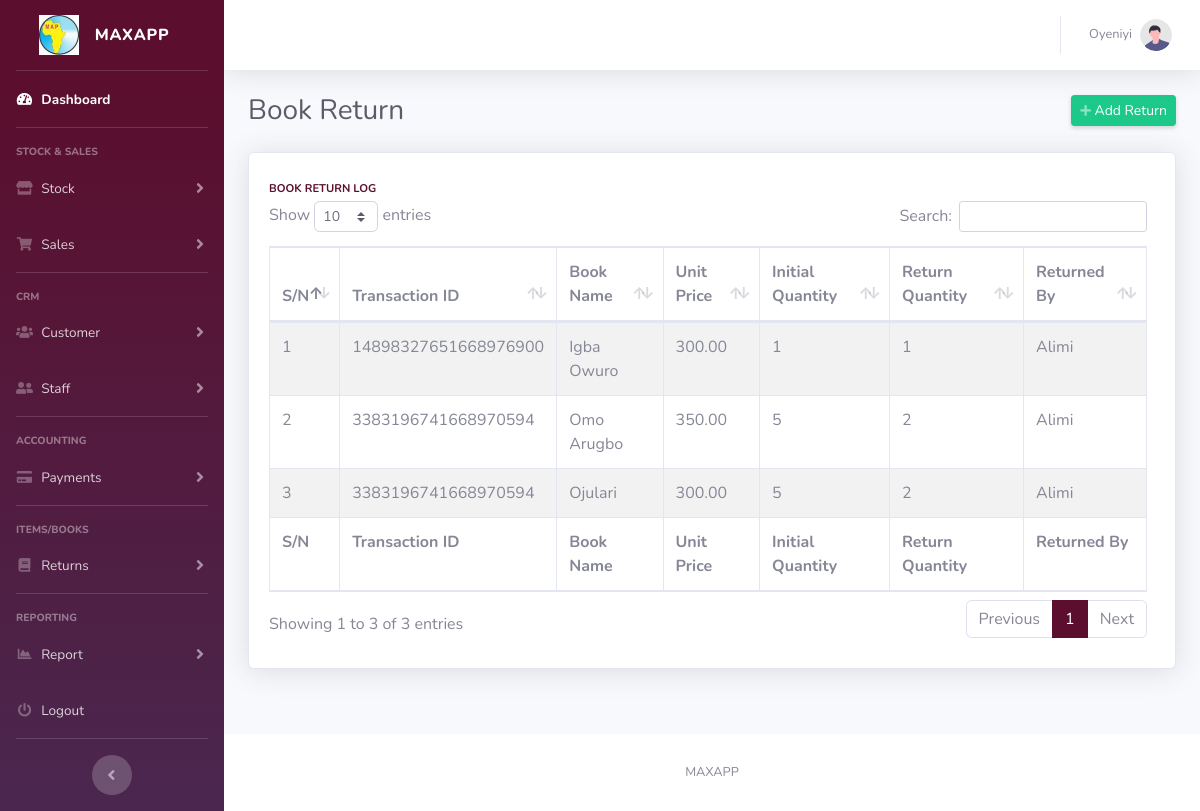
The page /return.php (signed in) on the database its author committed.
### tables this page shows
CREATE TABLE `returns_table` (
  `return_id` bigint(20) NOT NULL,
  `transaction_ref` varchar(100) NOT NULL,
  `item_no` bigint(20) NOT NULL,
  `item_price` decimal(15,2) NOT NULL,
  `initial_qty` int(11) NOT NULL,
  `return_qty` int(11) NOT NULL,
  `return_staff` varchar(200) NOT NULL,
  `return_date` datetime NOT NULL DEFAULT current_timestamp()
);

CREATE TABLE `stocks_table` (
  `stock_id` bigint(20) NOT NULL,
  `category_name` varchar(500) NOT NULL,
  `stock_no` varchar(20) NOT NULL,
  `stock_name` varchar(500) NOT NULL,
  `stock_description` varchar(2000) NOT NULL,
  `stock_retail_price` decimal(16,2) NOT NULL,
  `stock_sale_price` decimal(16,2) NOT NULL,
  `stock_quantity` bigint(20) NOT NULL,
  `stock_author` varchar(1000) NOT NULL,
  `add_date` datetime NOT NULL DEFAULT current_timestamp()
);

### classes/DataConnect.class.php (called while the page is built, shortened)
<?php
    class DataConnect{
        protected function connect(){
            $this->servername = "localhost";
            $this->username = "root";
            $this->password = "";
            $this->dbname = "maxventory";
            $datasourcename = 'mysql:host='.$this->servername.';dbname='.$this->dbname;
            $konet = new PDO($datasourcename, $this->username, $this->password);
            $konet->setAttribute(PDO::ATTR_DEFAULT_FETCH_MODE, PDO::FETCH_ASSOC);
            $konet->setAttribute(PDO::ATTR_ERRMODE, PDO::ERRMODE_EXCEPTION);
            return $konet;
        }
    }

### classes/SaleModel.class.php (called while the page is built, shortened)
<?php
    class SaleModel extends DataConnect{
        protected function getUnitPrice($bookid){
            try{
                $getUnit = "SELECT * FROM stocks_table WHERE stock_id=? ";
                $unitStmt = $this->connect()->prepare($getUnit);
                $unitStmt->execute([$bookid]);
                $results = $unitStmt->fetchAll();
                if($results){
                    return $results;
                }else{
                    print_r($unitStmt->errorInfo());
                }
            }
            catch (PDOException $ex)
            {
                $ex->getMessage();
            }
        }
        protected function getReturnList(){
            try{
                $getUnit = "SELECT * FROM returns_table ORDER BY return_id DESC";
                $unitStmt = $this->connect()->query($getUnit);
                $results = $unitStmt->fetchAll();
                if($results){
                    return $results;
                }
            }
            catch (PDOException $ex)
            {
                $ex->getMessage();
                print_r($unitStmt->errorInfo());
            }
        }
    }

### includes/autoLoader.inc.php (called while the page is built, shortened)
<?php
    function detAutoLoader($className){
        $path = 'classes/';
        $ext = '.class.php';
        $fullpath = '../'.$path.$className.$ext;
        $fullpath2 = $path.$className.$ext;
    }

### return.php (the view, shortened to what this page needs)
<!DOCTYPE html>
<html lang="en">
<head>
    <?php $pageTitle = "Book Return"; ?>
    <?php include('partial/header.part.php') ?>
    <link href="vendor/datatables/dataTables.bootstrap4.min.css" rel="stylesheet">
</head>
<body id="page-top">
    <div id="wrapper">
        <?php include('partial/navbar.part.php') ?>
        <div id="content-wrapper" class="d-flex flex-column">
            <div id="content">
                <nav class="navbar navbar-expand navbar-light bg-white topbar mb-4 static-top shadow">
                    <?php include('partial/topbar.part.php') ?>
                </nav>
                <div class="container-fluid">
                    <div class="d-sm-flex align-items-center justify-content-between mb-4">
                        <h1 class="h3 mb-0 text-gray-800"><?=$pageTitle ?></h1>
                        <a href="#" data-toggle="modal" data-target="#returnModal" class="d-none d-sm-inline-block btn btn-sm btn-success shadow-sm"><i
                                class="fas fa-plus fa-sm text-white-50"></i> Add Return</a>
                    </div>
                    <div class="row">
                        <?php $gatSale = new SaleController(); $gatSale->showReturnList(); $gatSale->showAllItemSold(); $getName =  new CustomerController();  ?>
                        <div class="col-xl-12 col-md-12 mb-4">
                            <div class="card shadow h-100 py-2">
                                <div class="card-body">
                                    <div class="row no-gutters align-items-center">
                                        <div class="col mr-2">
                                            <div class="text-xs font-weight-bold text-primary text-uppercase mb-1">
                                                Book Return Log</div>
                                                <div class="table-responsive">
                                                    <table class="table table-bordered table-striped" id="dataTable" width="100%" cellspacing="0">
                                                        <thead>
                                                            <tr>
                                                                <th>S/N</th>
                                                                <th>Transaction ID</th>
                                                                <th>Book Name</th>
                                                                <th>Unit Price</th>
                                                                <th>Initial Quantity</th>
                                                                <th>Return Quantity</th>
                                                                <th>Returned By</th>
                                                            </tr>
                                                        </thead>
                                                        <tfoot>
                                                            <tr>
                                                                <th>S/N</th>
                                                                <th>Transaction ID</th>
                                                                <th>Book Name</th>
                                                                <th>Unit Price</th>
                                                                <th>Initial Quantity</th>
                                                                <th>Return Quantity</th>
                                                                <th>Returned By</th>
                                                            </tr>
                                                        </tfoot>
                                                        <tbody>
                                                            <?php $sn=0; if($ret != Null){ foreach ($ret as $asale) {
                                                                $sn++;
                                                            ?>
                                                            <tr>
                                                                <td><?=$sn ?></td>
                                                                <td><?=$asale['transaction_ref'] ?></td>
                                                                <td><?=$gatSale->showBookName($asale['item_no']) ?></td>
                                                                <td><?=$asale['item_price'] ?></td>
                                                                <td><?=$asale['initial_qty'] ?></td>
                                                                <td><?=$asale['return_qty'] ?></td>
                                                                <td><?=$asale['return_staff'] ?></td>
                                                            </tr>
                                                            <?php } } ?>
                                                        </tbody>
                                                    </table>
                                                </div>
                                        </div>
                                    </div>
                                </div>
                            </div>
                        </div>
                    </div>
                </div>
            </div>
            <footer class="sticky-footer bg-white">
                <div class="container my-auto">
                    <div class="copyright text-center my-auto">
                        <span>MAXAPP</span>
                    </div>
                </div>
            </footer>
        </div>
    </div>
</body>
</html>

### classes/SaleController.class.php (shortened to what this page needs)
<?php
    class SaleController extends SaleModel{
         public function showBookName($bookid){
            $name = $this->getUnitPrice($bookid);
            foreach($name as $name){
                echo $name['stock_name'];
            }
         }
        public function showReturnList(){
            $ret = $this->getReturnList();
         }
    }

### rows shown on the page
returns_table: transaction_ref "14898327651668976900", item_price "300.00", initial_qty "1", return_qty "1", return_staff "Alimi"
stocks_table: stock_name "Igba Owuro"
returns_table: transaction_ref "3383196741668970594", item_price "350.00", initial_qty "5", return_qty "2", return_staff "Alimi"
stocks_table: stock_name "Omo Arugbo"
returns_table: transaction_ref "3383196741668970594", item_price "300.00", initial_qty "5", return_qty "2", return_staff "Alimi"
stocks_table: stock_name "Ojulari"

### other values the page prints
$_SESSION['userfname'] "Oyeniyi"
$pageTitle "Book Return"
